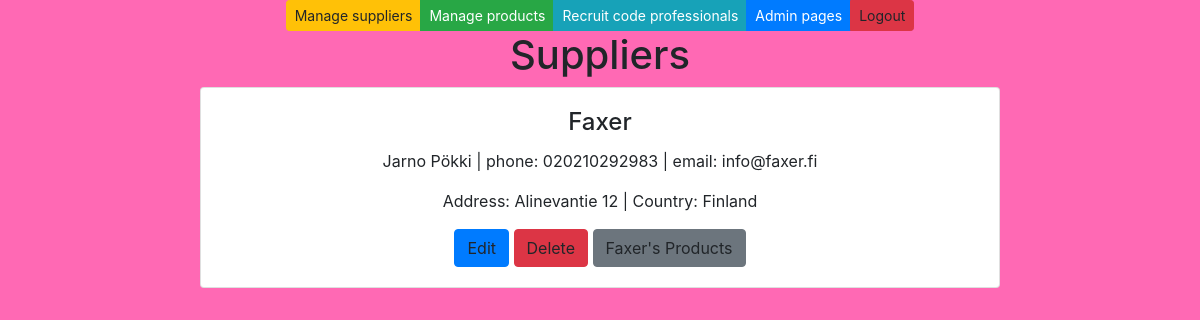
/suppliers/, run on an earlier commit of the app's database.
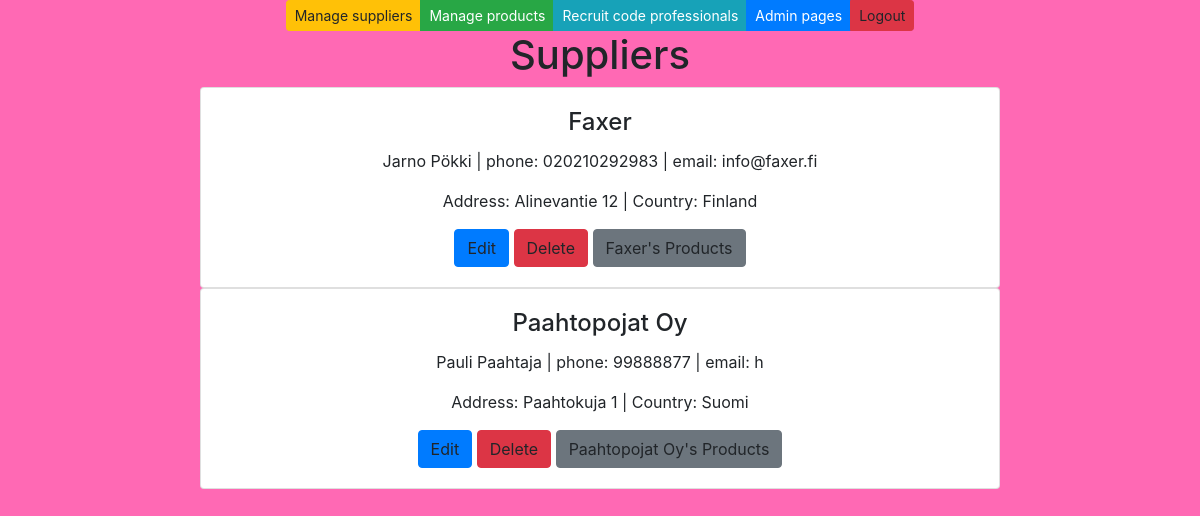
And on a later commit of the database.
### app/models.py (models this page shows, shortened)
class Supplier(models.Model):
    companyname = models.CharField(max_length = 50, default="firma")
    contactname = models.CharField(max_length = 50, default="firma")
    address = models.CharField(max_length = 100, default="firma")
    phone = models.CharField(max_length = 20, default="firma")
    email = models.CharField(max_length = 50, default="firma")
    country = models.CharField(max_length = 50, default="firma")

### app/views.py (the view)
# urls.py: path('suppliers/', supplierlistview),
def supplierlistview(request):
    supplierlist = Supplier.objects.all()
    context = {'suppliers': supplierlist}
    return render (request,"supplierlist.html",context)

### app/templates/supplierlist.html
{% extends 'index.html' %}
{% block content %}
<h1>Suppliers</h1>
{% for s in suppliers %}
<div class="card" style="width: 50rem;">
    <div class="card-body">
        <h4 class="card-title">{{s.companyname}}</h4>
        <p class="card-text">{{s.contactname}} | phone: {{s.phone}} | email: {{s.email}} </p>
        <p class="card-text">Address: {{s.address}} | Country: {{s.country}}</p>
        <a class="btn btn-primary">Edit</a>
        <a class="btn btn-danger">Delete</a>
        <a class="btn btn-secondary">{{s.companyname}}'s Products</a>
    </div>
</div>
{% empty %}
<h3>No Suppliers saved in the database.</h3>
{% endfor %}
{% endblock %}

What changed in the data, as far as the page shows it:
added Supplier: companyname "Paahtopojat Oy", contactname "Pauli Paahtaja", phone "99888877", email "h", address "Paahtokuja 1", country "Suomi"
